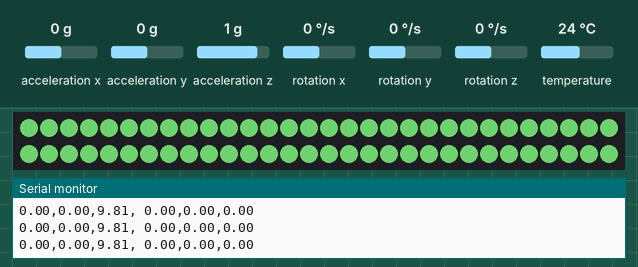
Simulated run of this sketch. Board: Arduino Uno, built with avr-gcc and run on an emulated ATmega328P. Parts: 60 RGB LEDs in strip order, left to right, continuing on the next row, the last lines printed to the serial monitor. The test bench sets the inputs (shaded band); at power-on: acceleration x 0 g, acceleration y 0 g, acceleration z 1 g, rotation x 0 °/s, rotation y 0 °/s, rotation z 0 °/s, temperature 24 °C. Dim RGB values are drawn brighter than linear.

Above: at 1.3 s.
1.4 s: acceleration x set to -1.4 g
At 2.1 s:
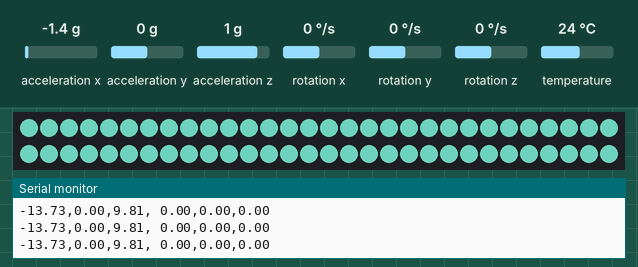
2.9 s: acceleration y set to -1.4 g
At 3.2 s:
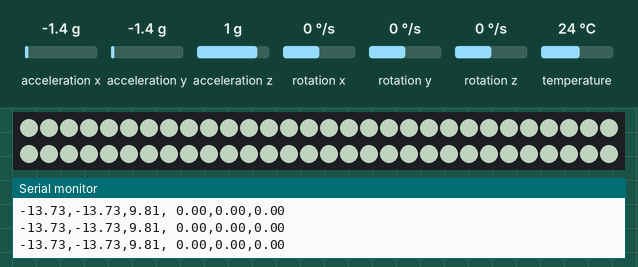
4.4 s: acceleration z set to 1.4 g
At 5.6 s:
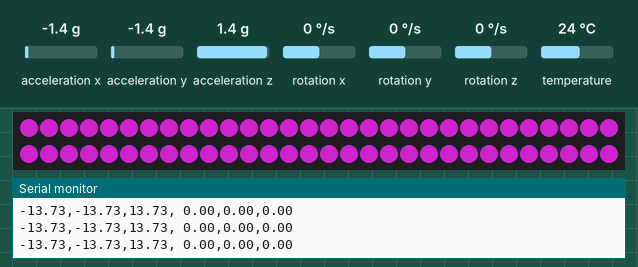
5.9 s: acceleration x set to -0.8 g
At 6.5 s:
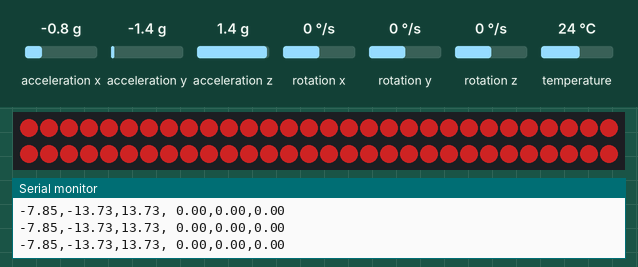
7.4 s: acceleration z set to -1.4 g
At 7.8 s:
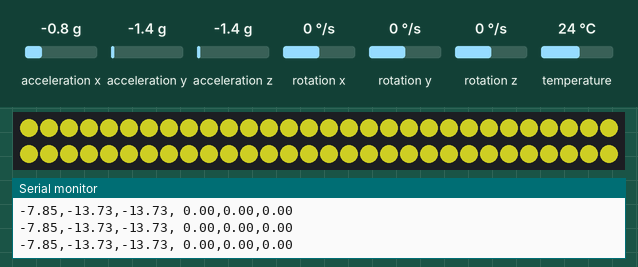
8.9 s: acceleration y set to 0 g
At 10.3 s:
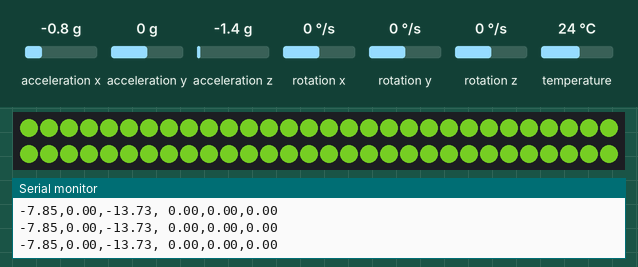
Timing chart, 0 to 11.4 s (numbered marks = the images above; inputs shaded):
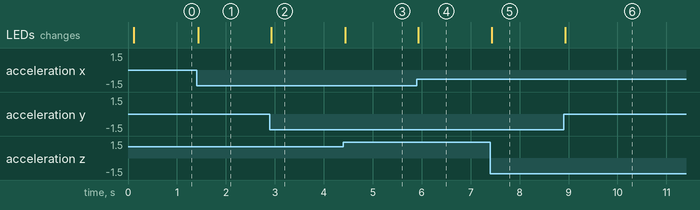

The sketch:

NeoPixelMiniProject.ino
```cpp
#include <Adafruit_NeoPixel.h>

#include <Adafruit_MPU6050.h>
#include <Adafruit_Sensor.h>
#include <Wire.h>

Adafruit_MPU6050 mpu;

int numPixel = 60;
int ledPin = 5;
Adafruit_NeoPixel strip(numPixel, ledPin, NEO_GRB + NEO_KHZ800);

int brightness;
int red;
int green;
int blue;

void setup() {
  Serial.begin(115200);

  strip.begin();
  strip.setBrightness(10);

  initMPU();
}

void loop() {
  /* Get new sensor events with the readings */
  sensors_event_t a, g, temp;
  mpu.getEvent(&a, &g, &temp);

  //  serialMonitor(a, g);
  serialPlotter(a, g);

  strip.clear();
  mapBrightness(a, g);
  strip.setBrightness(brightness);

  mapColors(a, g);
  for(int i = 0; i < numPixel; i++){
      strip.setPixelColor(i, red, green, blue);
  }

  strip.show();
}

void mapColors(sensors_event_t a, sensors_event_t g){
  float newRed = map(a.acceleration.y, -10, 10, 0, 255);
  red = newRed;

  float newGreen = map(a.acceleration.z, -10, 10, 0, 255);
  green = newGreen;

  float newBlue = map(a.acceleration.x, -10, 10, 0, 255);
  blue = newBlue;
}

void mapBrightness(sensors_event_t a, sensors_event_t g){
  float newBrightness = map(g.gyro.x, -10, 10, 10, 255);
  brightness = newBrightness;
}
```

mpu.ino
```cpp
void initMPU(){
  // Try to initialize!
  if (!mpu.begin()) {
    Serial.println("Failed to find MPU6050 chip");
    while (1) {
      delay(10);
    }
  }
  Serial.println("MPU6050 Found!");

  // set accelerometer range to +-8G
  mpu.setAccelerometerRange(MPU6050_RANGE_8_G);

  // set gyro range to +- 500 deg/s
  mpu.setGyroRange(MPU6050_RANGE_500_DEG);

  // set filter bandwidth to 21 Hz
//  mpu.setFilterBandwidth(MPU6050_BAND_21_HZ);
  mpu.setFilterBandwidth(MPU6050_BAND_5_HZ);

  delay(100);
}

void serialMonitor(sensors_event_t a, sensors_event_t g){
  /* Print out the values */
  Serial.print("Acceleration X: ");
  Serial.print(a.acceleration.x);
  Serial.print(", Y: ");
  Serial.print(a.acceleration.y);
  Serial.print(", Z: ");
  Serial.print(a.acceleration.z);
  Serial.println(" m/s^2");

  Serial.print("Rotation X: ");
  Serial.print(g.gyro.x);
  Serial.print(", Y: ");
  Serial.print(g.gyro.y);
  Serial.print(", Z: ");
  Serial.print(g.gyro.z);
  Serial.println(" rad/s");

  Serial.println("");
  delay(500);
}

void serialPlotter(sensors_event_t a, sensors_event_t g){
  /* Print out the values */
  Serial.print(a.acceleration.x);
  Serial.print(",");
  Serial.print(a.acceleration.y);
  Serial.print(",");
  Serial.print(a.acceleration.z);
  Serial.print(", ");
  Serial.print(g.gyro.x);
  Serial.print(",");
  Serial.print(g.gyro.y);
  Serial.print(",");
  Serial.print(g.gyro.z);
  Serial.println("");

  delay(10);
}
```

Measured:
- after the input at 1.4 s, the LEDs: change at once (image 1)
- after the input at 2.9 s, the LEDs: change at once (image 2)
- after the input at 4.4 s, the LEDs: change at once (image 3)
- after the input at 5.9 s, the LEDs: change at once (image 4)
- after the input at 7.4 s, the LEDs: change at once (image 5)
- after the input at 8.9 s, the LEDs: change at once (image 6)
